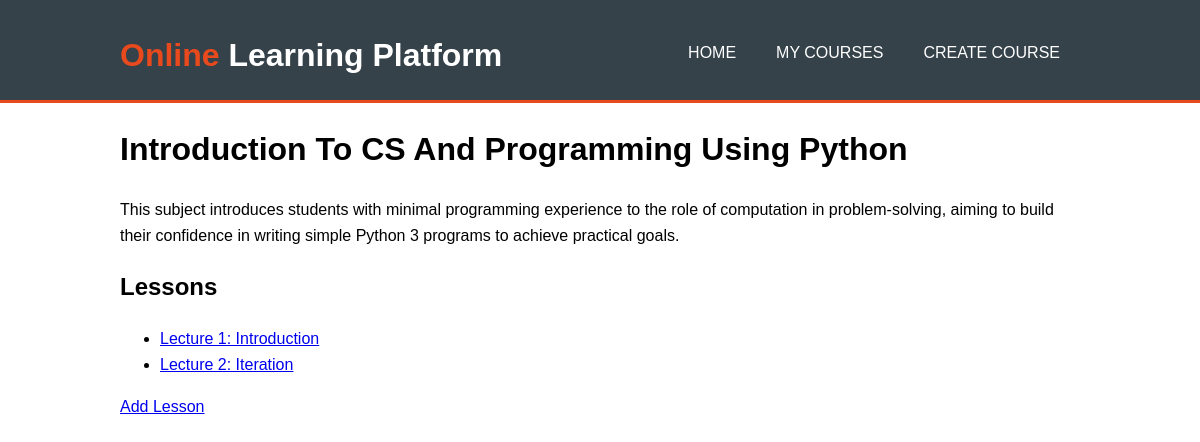
Page /course/2/ (signed in) on the committed database.
### courses/models.py (models this page shows, shortened)
class Course(models.Model):
    title = models.CharField(max_length=200)
    description = models.TextField()
    instructor = models.ForeignKey(User, on_delete=models.CASCADE, related_name='courses')

class Lesson(models.Model):
    course = models.ForeignKey(Course, on_delete=models.CASCADE, related_name='lessons')
    title = models.CharField(max_length=200)
    content = models.TextField()

### courses/views.py (the view)
# urls.py: path('course/<int:course_id>/', views.course_detail, name='course_detail'),
@login_required
def course_detail(request, course_id):
    course = get_object_or_404(Course, id=course_id)
    lessons = course.lessons.all()
    is_enrolled = Enrollment.objects.filter(student=request.user, course=course).exists() if request.user.is_authenticated else False
    context = {
        'course': course,
        'lessons': lessons,
        'is_enrolled': is_enrolled
    }
    return render(request, 'courses/course_detail.html', context)

### courses/templates/courses/course_detail.html (shortened to what this page needs)
{% extends 'courses/base.html' %}
{% block content %}
    <h1>{{ course.title }}</h1>
    <p>{{ course.description }}</p>
    <h2>Lessons</h2>
    <ul>
    {% for lesson in lessons %}
        <li><a href="{% url 'lesson_detail' lesson.id %}">{{ lesson.title }}</a></li>
    {% empty %}
        <li>No lessons available.</li>
    {% endfor %}
    </ul>
    {% if user.is_staff %}
        <a href="{% url 'create_lesson' course.id %}">Add Lesson</a>
    {% endif %}
{% endblock %}

### courses/templates/courses/base.html (style rules this page uses)
body { font-family: Arial, sans-serif; line-height: 1.6; margin: 0; padding: 0; }

### rows in the picture
Course: title "Introduction To CS And Programming Using Python", description "This subject introduces students with minimal programming experience to the role of computation in problem-solving, aiming to build their confidence in writing simple Python 3 programs to achieve practical goals."
Lesson: title "Lecture 1: Introduction"
Lesson: title "Lecture 2: Iteration"
